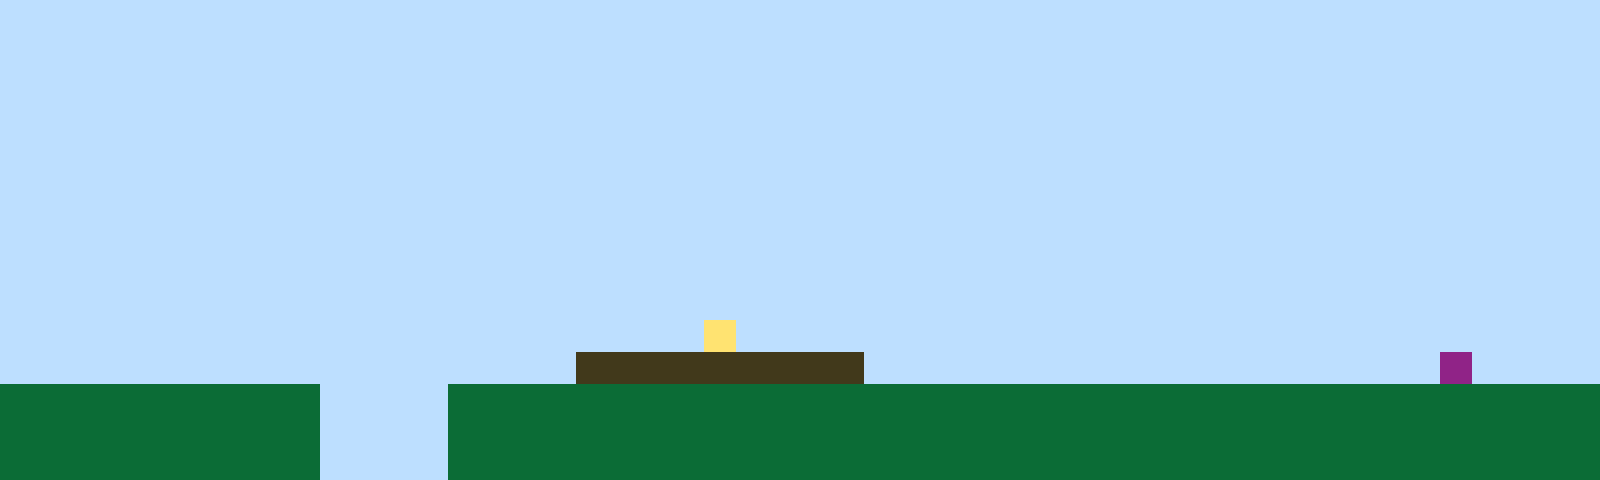

Below is a game level as drawn by its tile map, then a one-line description and the .tmx file that defines it, in full:
An orthogonal 50x15 tile map with 32x32 px tiles, 1 tile layer (Tile Layer 1).

<map version="1.10" tiledversion="1.11.2" orientation="orthogonal" renderorder="right-up" width="50" height="15" tilewidth="32" tileheight="32" infinite="0" nextlayerid="2" nextobjectid="1"><editorsettings><export target="map1.csv" format="csv" /></editorsettings><tileset firstgid="1" name="sprites" tilewidth="32" tileheight="32" tilecount="6" columns="3"><image source="sprites.png" width="96" height="64" /></tileset><layer id="1" name="Tile Layer 1" width="50" height="15"><data encoding="csv">1,1,1,1,1,1,1,1,1,1,1,1,1,1,1,1,1,1,1,1,1,1,1,1,1,1,1,1,1,1,1,1,1,1,1,1,1,1,1,1,1,1,1,1,1,1,1,1,1,1,1,1,1,1,1,1,1,1,1,1,1,1,1,1,1,1,1,1,1,1,1,1,1,1,1,1,1,1,1,1,1,1,1,1,1,1,1,1,1,1,1,1,1,1,1,1,1,1,1,1,1,1,1,1,1,1,1,1,1,1,1,1,1,1,1,1,1,1,1,1,1,1,1,1,1,1,1,1,1,1,1,1,1,1,1,1,1,1,1,1,1,1,1,1,1,1,1,1,1,1,1,1,1,1,1,1,1,1,1,1,1,1,1,1,1,1,1,1,1,1,1,1,1,1,1,1,1,1,1,1,1,1,1,1,1,1,1,1,1,1,1,1,1,1,1,1,1,1,1,1,1,1,1,1,1,1,1,1,1,1,1,1,1,1,1,1,1,1,1,1,1,1,1,1,1,1,1,1,1,1,1,1,1,1,1,1,1,1,1,1,1,1,1,1,1,1,1,1,1,1,1,1,1,1,1,1,1,1,1,1,1,1,1,1,1,1,1,1,1,1,1,1,1,1,1,1,1,1,1,1,1,1,1,1,1,1,1,1,1,1,1,1,1,1,1,1,1,1,1,1,1,1,1,1,1,1,1,1,1,1,1,1,1,1,1,1,1,1,1,1,1,1,1,1,1,1,1,1,1,1,1,1,1,1,1,1,1,1,1,1,1,1,1,1,1,1,1,1,1,1,1,1,1,1,1,1,1,1,1,1,1,1,1,1,1,1,1,1,1,1,1,1,1,1,1,1,1,1,1,1,1,1,1,1,1,1,1,1,1,1,1,1,1,1,1,1,1,1,1,1,1,1,1,1,1,1,1,1,1,1,1,1,1,1,1,1,1,1,1,1,1,1,1,1,1,1,1,1,1,1,1,1,1,1,1,1,1,1,1,1,1,1,1,1,1,1,1,1,1,1,1,1,1,1,1,1,1,1,1,1,1,1,1,1,1,1,1,1,1,1,1,1,1,1,1,1,1,1,1,1,1,1,1,1,1,1,1,1,1,1,1,1,1,1,1,1,1,1,1,1,1,1,1,1,1,1,1,1,1,1,1,1,1,1,1,1,1,1,1,1,1,1,4,1,1,1,1,1,1,1,1,1,1,1,1,1,1,1,1,1,1,1,1,1,1,1,1,1,1,1,1,1,1,1,1,1,1,1,1,1,1,1,1,1,1,1,1,1,3,3,3,3,3,3,3,3,3,1,1,1,1,1,1,1,1,1,1,1,1,1,1,1,1,1,1,6,1,1,1,1,2,2,2,2,2,2,2,2,2,2,1,1,1,1,2,2,2,2,2,2,2,2,2,2,2,2,2,2,2,2,2,2,2,2,2,2,2,2,2,2,2,2,2,2,2,2,2,2,2,2,2,2,2,2,2,2,2,2,2,2,1,1,1,1,2,2,2,2,2,2,2,2,2,2,2,2,2,2,2,2,2,2,2,2,2,2,2,2,2,2,2,2,2,2,2,2,2,2,2,2,2,2,2,2,2,2,2,2,2,2,1,1,1,1,2,2,2,2,2,2,2,2,2,2,2,2,2,2,2,2,2,2,2,2,2,2,2,2,2,2,2,2,2,2,2,2,2,2,2,2</data></layer></map>
